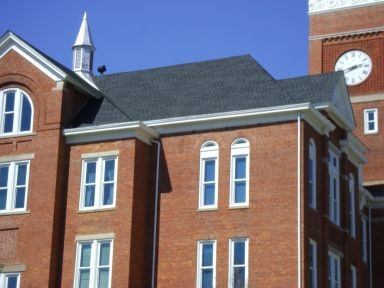
#> input picture My Datas/1.jpg, 384 x 288 px, given in place of the camera
$ python 'ders7(Detection).py'
#> lines starting #> are read from the running program, lines starting #| are printed output that depends on the picture; after the words box and inside, x2 and y2 are one past the last pixel; in counts of white or black regions, pixels touching at a corner belong together
import cv2
import numpy as np

def nothing(x):
    pass

cap = cv2.VideoCapture(0)
cv2.namedWindow("Tracking")
cv2.createTrackbar("LH","Tracking" , 0 ,255, nothing)
#> slider 'LH' is set to 51
cv2.createTrackbar("LS","Tracking" , 0 ,255, nothing)
#> slider 'LS' is set to 51
cv2.createTrackbar("LV","Tracking" , 0 ,255, nothing)
#> slider 'LV' is set to 51
cv2.createTrackbar("UH","Tracking" , 255 ,255, nothing)
cv2.createTrackbar("US","Tracking" , 255 ,255, nothing)
cv2.createTrackbar("UV","Tracking" , 255 ,255, nothing)


while True:

    #frame = cv2.imread("C:\Python\PycharmProjects\OpenCvDersleri\My Datas\CShapes.png")
    _, frame = cap.read()
#> frame is the input picture: shape (288, 384, 3); mean B, G, R 120.3, 111.3, 119.2
    hsv = cv2.cvtColor(frame,cv2.COLOR_BGR2HSV)
#> hsv: shape (288, 384, 3); mean H, S, V 60.6, 96.8, 148


    l_h = cv2.getTrackbarPos("LH","Tracking")
    l_s = cv2.getTrackbarPos("LS","Tracking")
    l_v = cv2.getTrackbarPos("LV","Tracking")

    u_h= cv2.getTrackbarPos("UH","Tracking")
    u_s= cv2.getTrackbarPos("US","Tracking")
    u_v= cv2.getTrackbarPos("UV","Tracking")

    l_b = np.array([l_h,l_s,l_v])
    u_b = np.array([u_h,u_s,u_v])

    mask = cv2.inRange(hsv,l_b,u_b)
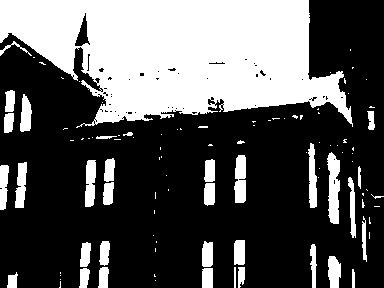
#> mask: shape (288, 384); 34.2% white; 103 white regions (67 under 20 px), largest, box (x1, y1, x2, y2) and area: (0, 0, 353, 128) 29983, (327, 152, 340, 224) 692, (234, 155, 246, 203) 494

    res = cv2.bitwise_and(frame,frame,mask=mask)
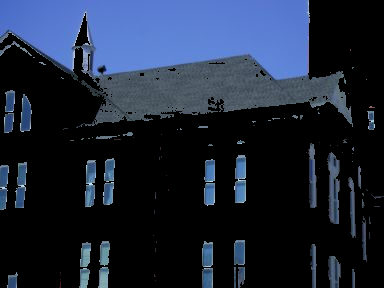
#> res: shape (288, 384, 3); mean B, G, R 55.3, 37.8, 28.7


    cv2.imshow('frame', frame)
    cv2.imshow('mask', mask)
    cv2.imshow('res', res)

    k = cv2.waitKey(1) & 0xFF
#> (key Esc is pressed here)
    if k == 27:
        break

cap.release()
cv2.destroyAllWindows()

$ run again, on My Datas/1772040.jpg
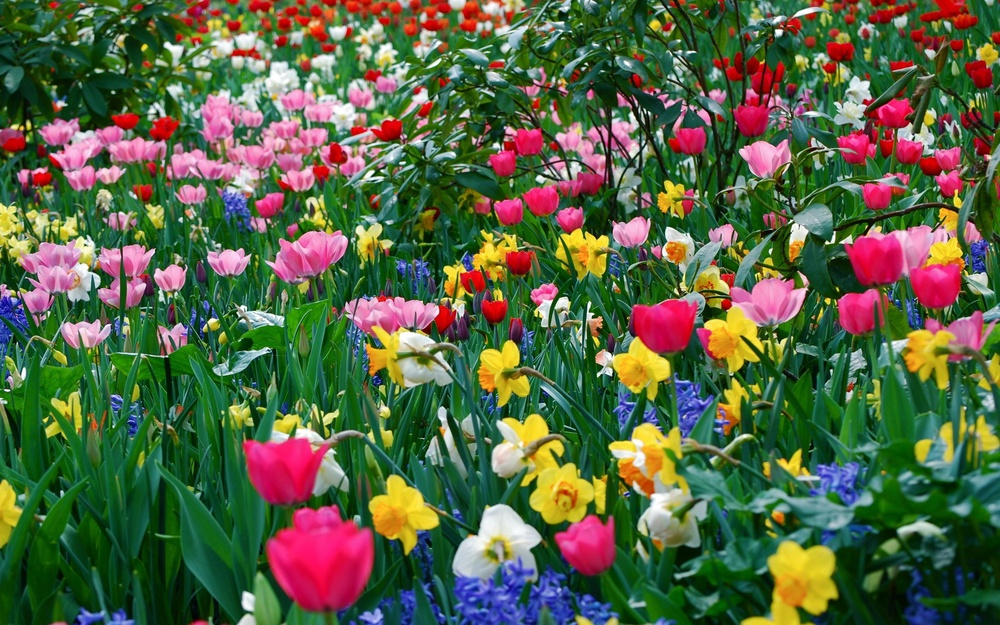
#> input picture My Datas/1772040.jpg, 1000 x 625 px, shrunk from 2560 x 1600 before the run, given in place of the camera
#> frame is the input picture: shape (625, 1000, 3); mean B, G, R 67.6, 99.4, 87.1
#> hsv: shape (625, 1000, 3); mean H, S, V 74, 169.9, 124.2
#> `mask = cv2.inRange(hsv,l_b,u_b)`:
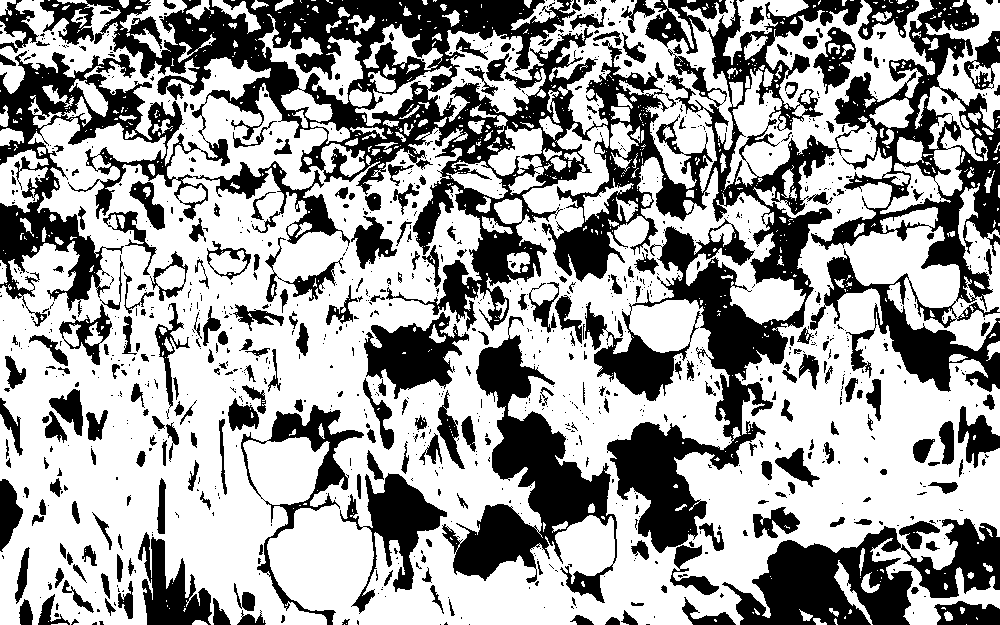
#> mask: shape (625, 1000); 62.4% white; 1117 black regions (837 under 20 px), largest, box (x1, y1, x2, y2) and area: (0, 0, 863, 553) 114308, (810, 0, 1000, 392) 23714, (442, 316, 617, 603) 15792
#> `res = cv2.bitwise_and(frame,frame,mask=mask)`:
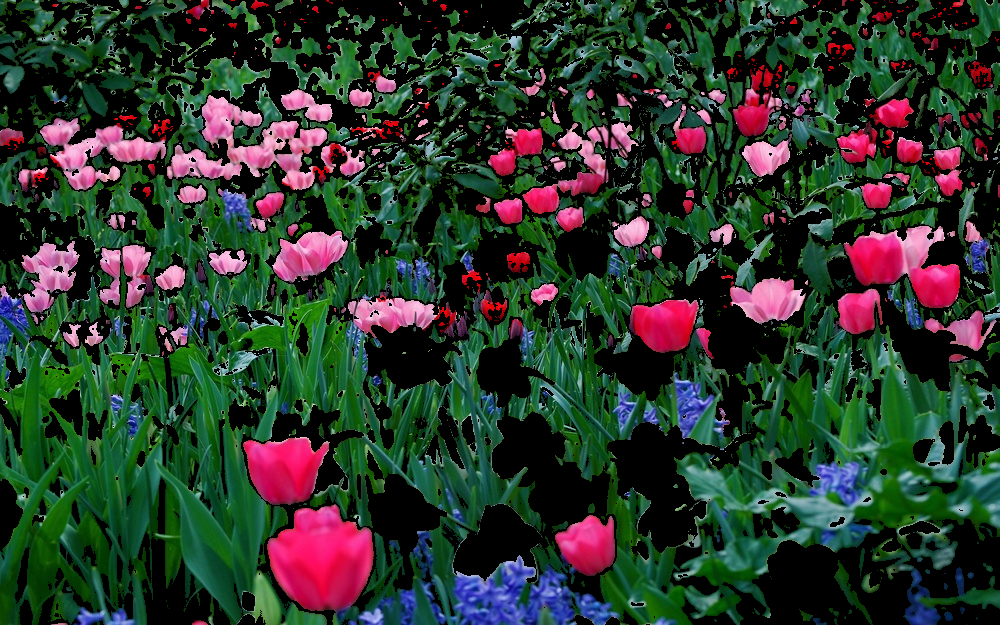
#> res: shape (625, 1000, 3); mean B, G, R 43.9, 56.1, 43.6

$ run again, on My Datas/182322.jpg
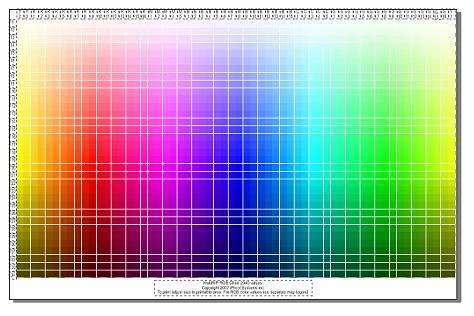
#> input picture My Datas/182322.jpg, 474 x 316 px, given in place of the camera
#> frame is the input picture: shape (316, 474, 3); mean B, G, R 169.7, 171, 169.9
#> hsv: shape (316, 474, 3); mean H, S, V 71.7, 120, 216
#> `mask = cv2.inRange(hsv,l_b,u_b)`:
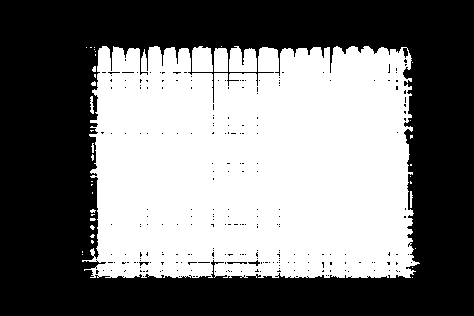
#> mask: shape (316, 474); 47.1% white; 39 white regions (32 under 20 px), largest, box (x1, y1, x2, y2) and area: (82, 46, 420, 278) 68847, (229, 46, 257, 72) 608, (192, 46, 213, 72) 491
#> `res = cv2.bitwise_and(frame,frame,mask=mask)`:
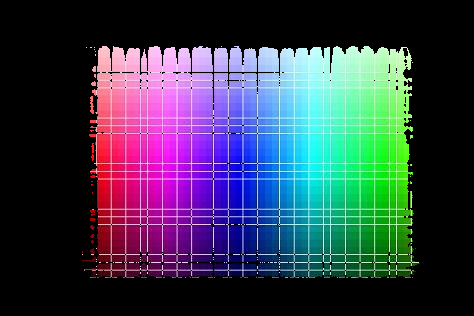
#> res: shape (316, 474, 3); mean B, G, R 78.2, 61.4, 56.1

$ run again, on My Datas/2.jpg
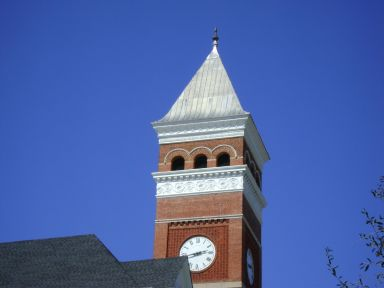
#> input picture My Datas/2.jpg, 384 x 288 px, given in place of the camera
#> frame is the input picture: shape (288, 384, 3); mean B, G, R 165.4, 99.7, 76.4
#> hsv: shape (288, 384, 3); mean H, S, V 101.7, 142.9, 169.8
#> `mask = cv2.inRange(hsv,l_b,u_b)`:
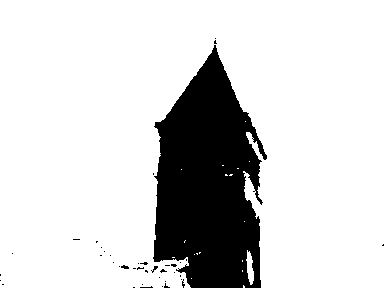
#> mask: shape (288, 384); 82.8% white; 40 black regions (38 under 20 px), largest, box (x1, y1, x2, y2) and area: (153, 45, 267, 288) 18834, (121, 265, 129, 269) 22
#> `res = cv2.bitwise_and(frame,frame,mask=mask)`:
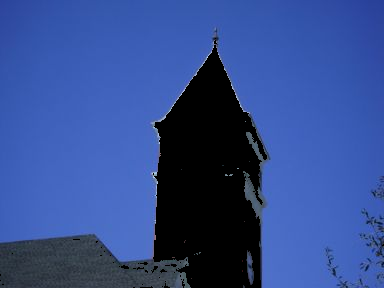
#> res: shape (288, 384, 3); mean B, G, R 143.5, 76.7, 51.1
